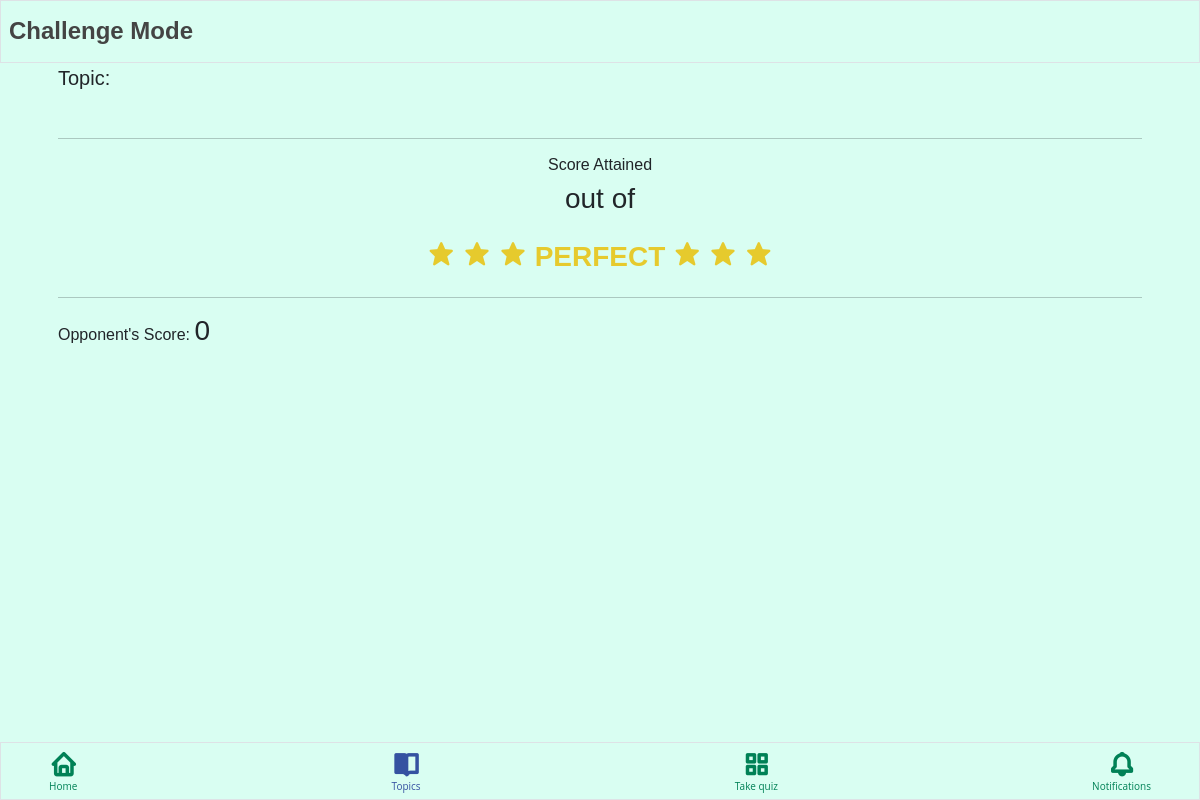
Page /pages/student/practice-duo-output.php?id=9735 (signed in) on the earlier database version.
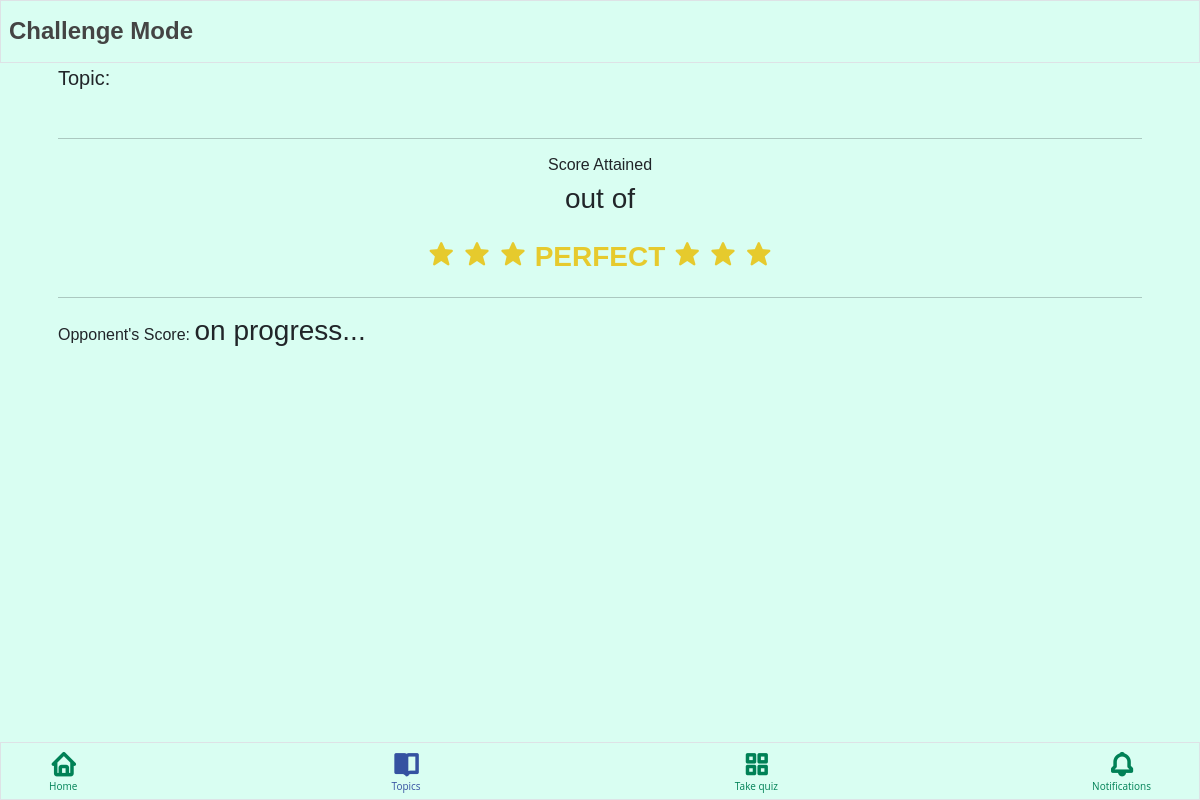
Same page on the later database version.
### tables this page shows
CREATE TABLE IF NOT EXISTS `tbl_practice_duo` (
  `id` int NOT NULL AUTO_INCREMENT,
  `topic_id` int NOT NULL,
  `item_number` int NOT NULL,
  `question` text NOT NULL,
  `choice1` text NOT NULL,
  `choice2` text NOT NULL,
  `choice3` text NOT NULL,
  `choice4` text NOT NULL,
  `correct_answer` text NOT NULL,
  `student_answer` text NOT NULL,
  `student_id` int NOT NULL,
  `room_id` int NOT NULL,
  PRIMARY KEY (`id`),
  KEY `topic_id` (`topic_id`),
  KEY `student_id` (`student_id`)
);

### pages/student/practice-duo-output.php (the view, shortened to what the changed rows need)
<?php
include '../../db-connection.php';
if ($_SESSION['username']) {
?>
    <!DOCTYPE html>
    <html lang="en">
    <head>
        <link rel="stylesheet" href="../../bootstrap/css/bootstrap.min.css">
        <link rel="stylesheet" href="../../bootstrap/js/bootstrap.bundle.min.js">
        <link rel="stylesheet" href="../../boxicons/css/boxicons.min.css">
        <link rel="stylesheet" href="../../style.css">
    </head>
    <body>
        <header>
            <div class="d-flex align-items-center justify-content-between top-0 fixed-top p-2 border">
                <h4 class="fw-bolder mt-2">Challenge Mode</h4>
            </div>
        </header>
        <main>
            <div class="container practice">
                <div class="card">
                    <div class="card-body">
                        <?php
                        $room_id = $_GET['id'];
                        $stmt = $conn->prepare(' SELECT * FROM tbl_invite_practice WHERE room_id = ? ');
                        $stmt->bind_param('i', $room_id);
                        $stmt->execute();
                        $result = $stmt->get_result();
                        $row = $result->fetch_assoc();
                        $topic_id = $row['topic_id'];
                        $stmt = $conn->prepare(' SELECT
                        tbl_sub_topics.topic_id,
                        tbl_topics.topic_title
                        FROM tbl_sub_topics
                        INNER JOIN tbl_topics ON tbl_sub_topics.topic_id = tbl_topics.id
                        WHERE tbl_sub_topics.topic_id = ? ');
                        $stmt->bind_param('i', $topic_id);
                        $stmt->execute();
                        $result = $stmt->get_result();
                        $rows = $result->fetch_assoc();
                        echo '
                                <h5 class="mb-5">Topic: ' . $rows['topic_title'] . ' </h5>
                            ';
                        if ($score === $total_items) {
                            echo '
                            <hr>
                            <div class="d-flex justify-content-center align-items-center">
                                <div class="card w-100 d-flex flex-column justify-content-center align-items-center">
                                    <h6>Score Attained</h6>
                                    <h3>' . $score . ' out of ' . $total_items . '</h3>
                                    <h3 class="mt-3" style="color: #e6ca2d;">
                                        <i class="bx bxs-star"></i>
                                        <i class="bx bxs-star"></i>
                                        <i class="bx bxs-star"></i>
                                        <strong>PERFECT</strong>
                                        <i class="bx bxs-star"></i>
                                        <i class="bx bxs-star"></i>
                                        <i class="bx bxs-star"></i>
                                    </h3>
                                </div>
                            </div>
                            <hr>
                        ';
                        }
                        $stmt = $conn->prepare('SELECT * FROM tbl_practice_duo WHERE room_id = ?');
                        $stmt->bind_param('i', $room_id);
                        $stmt->execute();
                        $result = $stmt->get_result();
                        $opponent_score = 0;
                        while ($row = $result->fetch_assoc()) {
                            $student_id = $row['student_id'];
                            $student_answer = $row['student_answer'];
                            $correct_answer = $row['correct_answer'];
                            if ($student_answer === '') {
                                $opponent_score = 'on progress...';
                            }
                            if ($student_answer === $correct_answer) {
                                if ($student_id !== $_SESSION['id']) {
                                    $opponent_score++;
                                }
                            }
                        }
                        echo "<h6>Opponent's Score: <span class='fs-3'>$opponent_score</span></h6>";
                        ?>
                    </div>
                </div>
            </div>
        </main>
        <footer>
            <div class="d-flex align-items-center justify-content-between bottom-0 fixed-bottom px-5 border">
                <a href="home.php" class="d-flex flex-column align-items-center mt-2">
                    <i class="bx bx-home fs-3 fw-bolder"></i>
                    Home
                </a>
                <a href="#" class="d-flex flex-column align-items-center mt-2" style="color: #3552a1;">
                    <i class="bx bxs-book-open fs-3 fw-bolder"></i>
                    Topics
                </a>
                <a href="quiz-code-input.php" class="d-flex flex-column align-items-center mt-2">
                    <i class="bx bx-grid-alt fs-3 fw-bolder"></i>
                    Take quiz
                </a>
                <a href="notifications.php" class="d-flex flex-column align-items-center mt-2">
                    <i class="bx bx-bell fs-3 fw-bolder"></i>
                    <span>Notifications
                    </span>
                </a>
            </div>
        </footer>
    </body>
    </html>
<?php
} else {
    header('Location ../../index.php');
}

Differences in the rows shown:
added tbl_practice_duo: student_answer "on progress..."
Other differences:
$opponent_score: "0" → (not shown)
